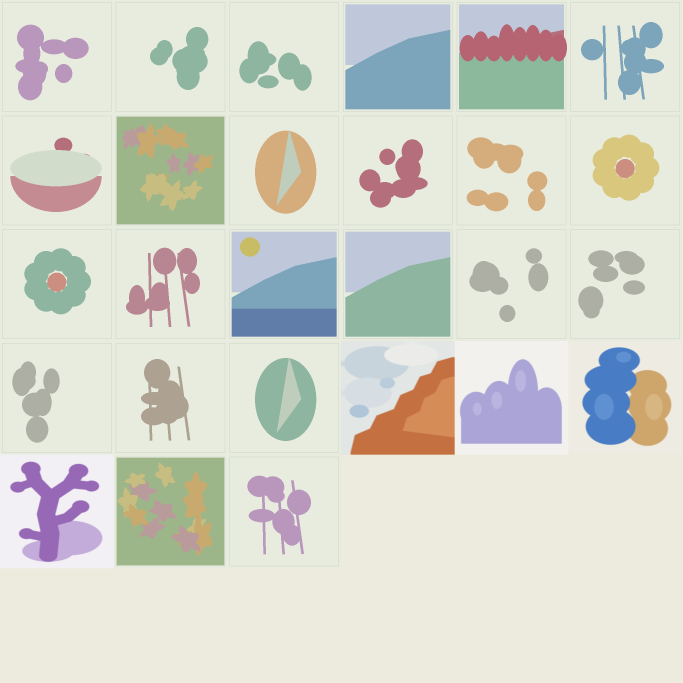
#> input picture assets/claude-props/coord10-20261003/art01/A1/PaintingAtlas_FUR06_A1.png, 2048 x 2048 px (shown at 1/3 size)
$ python -i provenance_audit.py   (imports and definitions only)
#> lines starting #> are read from the running program, lines starting #| are printed output that depends on the picture
#> further down, picture is the input picture: PIL image 2048x2048 RGB; mean R, G, B 213.5, 215.3, 205
# provenance audit of image attachments (read-only): full SHA-256, bytes, JPEG structure, EXIF/orientation, ICC description, quantization
# table, chroma subsampling, and two 64-bit perceptual hashes (aHash 8x8, dHash 9x8 on grayscale, LANCZOS) that can be recomputed
# locally on the original files (apply EXIF orientation first) to compare by Hamming distance. Outputs numbers only - no pixels.
# usage: python provenance_audit.py out.json label=path [label=path ...]
import sys,json,hashlib
from PIL import Image,ImageOps,JpegImagePlugin
def phash(im):
    g=ImageOps.exif_transpose(im).convert('L')
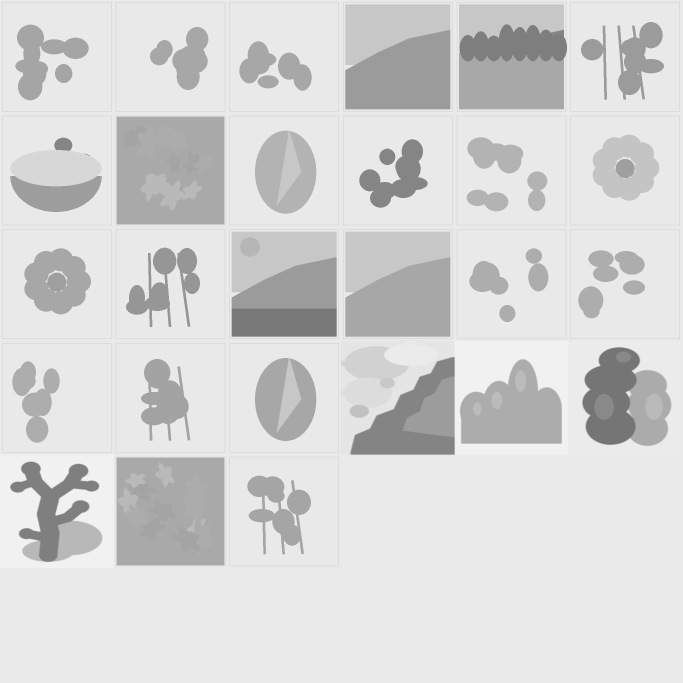
#> g: PIL image 2048x2048 L (shown at 1/3 size); min 117, max 241, mean 213.6
    a=list(g.resize((8,8),Image.LANCZOS).getdata()); m=sum(a)/64; ah=''.join('1' if v>m else '0' for v in a)
#> after `a = list(g.resize((8, 8), Image.LANCZOS).getdata())`: a = 64 values, max 239 at index 52, min 166 at index 5, mean 213
#> after `m = sum(a) / 64`: m = 213
    d=list(g.resize((9,8),Image.LANCZOS).getdata()); dh=''.join('1' if d[r*9+c]>d[r*9+c+1] else '0' for r in range(8) for c in range(8))
#> after `d = list(g.resize((9, 8), Image.LANCZOS).getdata())`: d = 72 values, max 241 at index 59, min 164 at index 6, mean 213
    return '%016x'%int(ah,2),'%016x'%int(dh,2)
out=[]
# [9 lines not run here, left out]

>>> from PIL import Image
>>> picture = Image.open('../../../coord10-20261003/art01/A1/PaintingAtlas_FUR06_A1.png')
>>> result = phash(picture)
#> result = ('71930747e0131fff', '5cd8cb226bc9c438')
